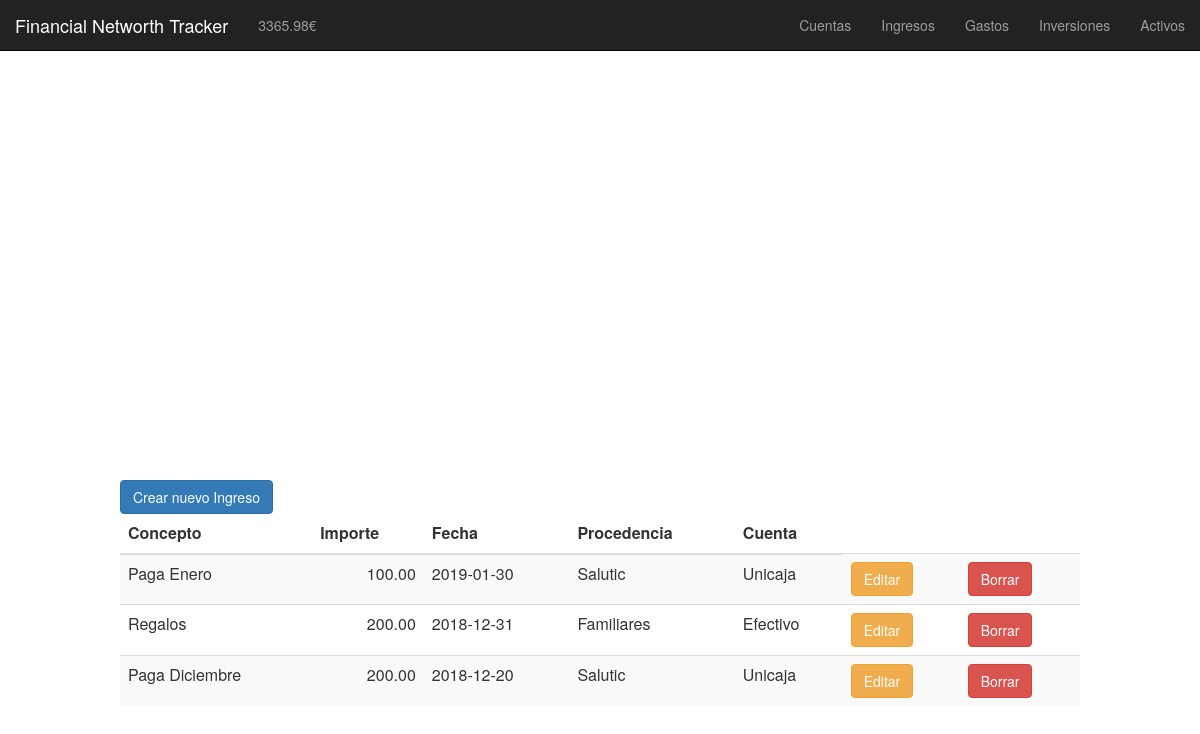
/ingresos.php, run on the app's committed database.
### tables this page shows
CREATE TABLE ingresos (
	id INT PRIMARY KEY AUTO_INCREMENT,
	importe DECIMAL(8,2),  
    concepto VARCHAR(50),  
    fecha DATE,  
    procedencia VARCHAR(50),  
    cuenta VARCHAR(50)  
);

### functions/ingresos/mostrar_ingresos_edit.php (the view, shortened to what this page needs)
<td>
    <button type="button" class="btn btn-warning" data-toggle="modal" data-target="#modal_editar_<?php echo $row['id'] ;?>">
    Editar
    </button>
</td>
<td>
    <button type="button" class="btn btn-danger" data-toggle="modal" data-target="#modal_borrar_<?php echo $row['id'] ;?>">
    Borrar
    </button>
</td>

### functions/ingresos/mostrar_ingresos.php (shortened to what this page needs)
<table class="table table-striped">
    <thead>
    <tr>
        <th>Concepto</th>
        <th>Importe</th>
        <th>Fecha</th>
        <th>Procedencia</th>
        <th>Cuenta</th>
    </tr>
    </thead>
<?php
$res = mysql_query("SELECT * FROM ingresos ORDER BY fecha DESC")
or die(mysql_error());
while($row = mysql_fetch_array( $res )) {?>
    <tr>
        <td><?php echo $row['concepto'];?></td>
        <td style="text-align:right;"><?php echo $row['importe'];?></td>
        <td><?php echo $row['fecha'];?></td>
        <td><?php echo $row['procedencia'];?></td>
        <td><?php echo $row['cuenta'];?></td>
        <?php
            if ($editar == 1) {
                require "mostrar_ingresos_edit.php";
            }
        ?>
    </tr>
<?php } ?>
</table>

### css/ingresos.css (style rules this page uses)
body { margin-top: 100px; margin-left: 10%; margin-right: 10%; }

### data on the page
ingresos: concepto "Paga Enero", importe "100.00", fecha "2019-01-30", procedencia "Salutic", cuenta "Unicaja"
ingresos: concepto "Regalos", importe "200.00", fecha "2018-12-31", procedencia "Familiares", cuenta "Efectivo"
ingresos: concepto "Paga Diciembre", importe "200.00", fecha "2018-12-20", procedencia "Salutic", cuenta "Unicaja"

### other printed values
$patrimonio "3365.98"
